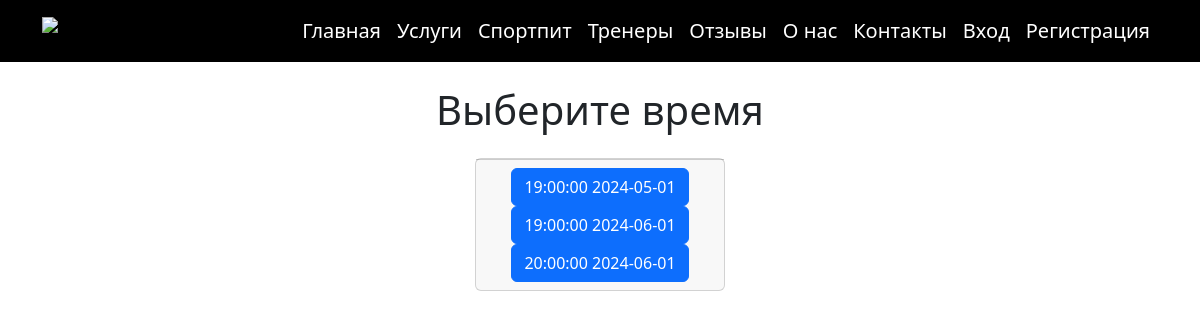
The page /trainers/record_trainer.php?id_trainer=6 on the database its author committed.
### tables this page shows
CREATE TABLE `record` (
  `id` int NOT NULL,
  `time` time NOT NULL,
  `date` date NOT NULL,
  `busy` int NOT NULL DEFAULT '0',
  `user_id` int DEFAULT NULL,
  `id_trainer` int NOT NULL,
  `created_at` timestamp NOT NULL DEFAULT CURRENT_TIMESTAMP,
  `updated_at` timestamp NOT NULL DEFAULT CURRENT_TIMESTAMP
);

### trainers/record_trainer.php (the view, shortened to what this page needs)
<?php
require_once '../controllers/connect.php';
require_once '../content/header.php';
$id_trainer=$_GET['id_trainer'];
$record = $connect->query("SELECT * FROM record WHERE busy = 0 AND id_trainer = $id_trainer");
?>
<main class="pt-4">
    <div class="container">
        <div class='text-center'>
            <h1>Выберите время</h1>
        </div>
        <div class='justify-content-center d-flex flex-wrap gap-3 mt-4' >
                <div class='card d-flex flex-column' style="width: 250px">
                    <div class="card-footer text-center">
<?php if ($record->num_rows == 0) {
    echo "<p>Свободной записи нет</p>";
} else {
    while ($item = $record->fetch_assoc()) {
        echo "<a class='btn btn-primary' href='../controllers/record/record_trainer.php?id_record={$item['id']}&id_trainer={$id_trainer}'>{$item['time']} {$item['date']}</a>";
    }
}
?>
                    </div>
                </div>
        </div>
    </div>
</main>

### rows shown on the page
record: time "19:00:00", date "2024-05-01"
record: time "19:00:00", date "2024-06-01"
record: time "20:00:00", date "2024-06-01"
